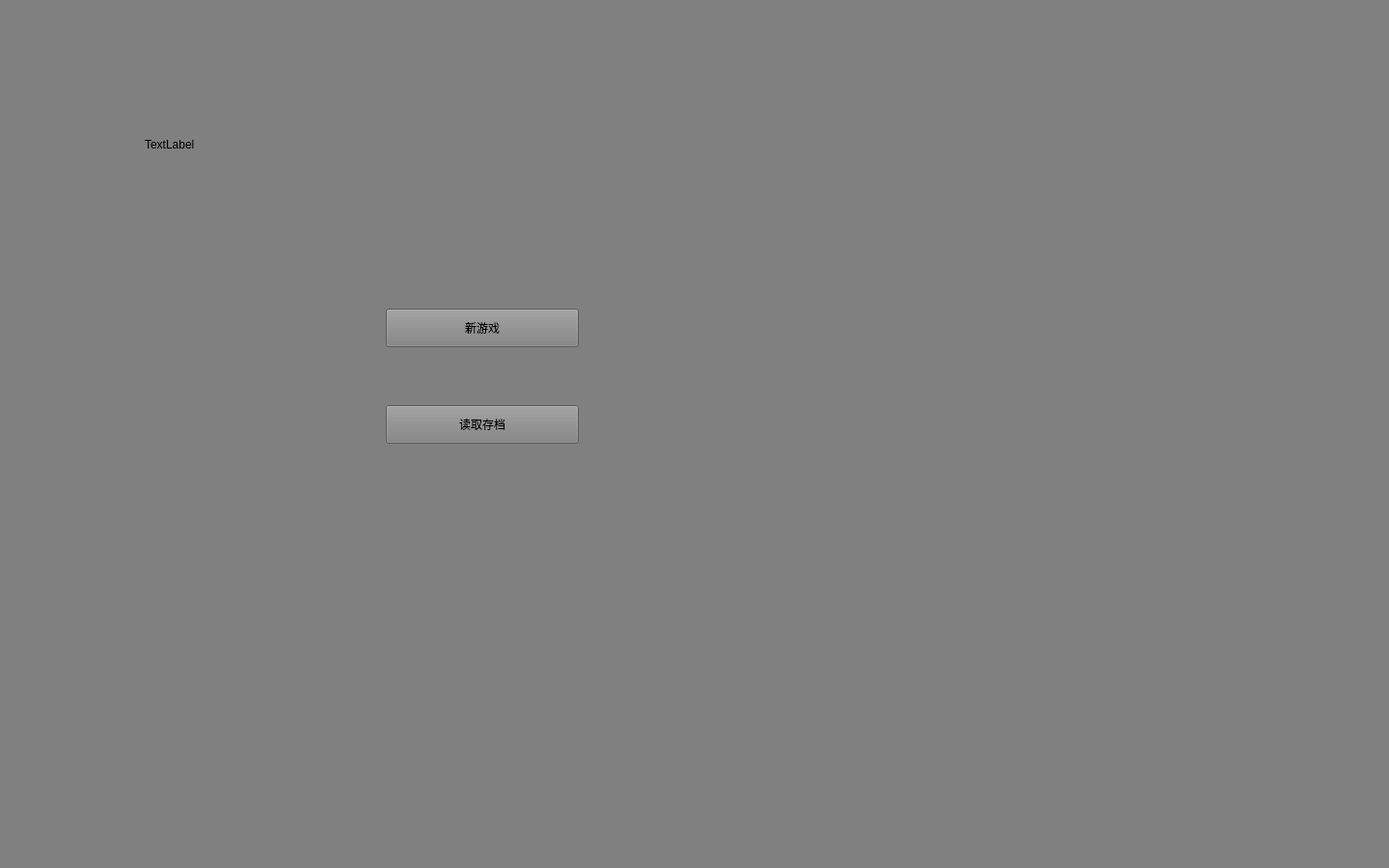
<?xml version="1.0" encoding="UTF-8"?>
<ui version="4.0">
 <class>StartWindow</class>
 <widget class="QMainWindow" name="StartWindow">
  <property name="geometry">
   <rect>
    <x>0</x>
    <y>0</y>
    <width>1440</width>
    <height>900</height>
   </rect>
  </property>
  <property name="sizePolicy">
   <sizepolicy hsizetype="Fixed" vsizetype="Fixed">
    <horstretch>0</horstretch>
    <verstretch>0</verstretch>
   </sizepolicy>
  </property>
  <property name="windowTitle">
   <string>StartWindow</string>
  </property>
  <property name="styleSheet">
   <string notr="true">background-color: gray;</string>
  </property>
  <widget class="QWidget" name="centralwidget">
   <widget class="QPushButton" name="newGame">
    <property name="geometry">
     <rect>
      <x>400</x>
      <y>320</y>
      <width>200</width>
      <height>40</height>
     </rect>
    </property>
    <property name="sizePolicy">
     <sizepolicy hsizetype="Fixed" vsizetype="Fixed">
      <horstretch>0</horstretch>
      <verstretch>0</verstretch>
     </sizepolicy>
    </property>
    <property name="text">
     <string>新游戏</string>
    </property>
   </widget>
   <widget class="QPushButton" name="loadGame">
    <property name="geometry">
     <rect>
      <x>400</x>
      <y>420</y>
      <width>200</width>
      <height>40</height>
     </rect>
    </property>
    <property name="sizePolicy">
     <sizepolicy hsizetype="Fixed" vsizetype="Fixed">
      <horstretch>0</horstretch>
      <verstretch>0</verstretch>
     </sizepolicy>
    </property>
    <property name="styleSheet">
     <string notr="true"/>
    </property>
    <property name="text">
     <string>读取存档</string>
    </property>
   </widget>
   <widget class="QLabel" name="logo">
    <property name="geometry">
     <rect>
      <x>150</x>
      <y>60</y>
      <width>700</width>
      <height>180</height>
     </rect>
    </property>
    <property name="sizePolicy">
     <sizepolicy hsizetype="Fixed" vsizetype="Fixed">
      <horstretch>0</horstretch>
      <verstretch>0</verstretch>
     </sizepolicy>
    </property>
    <property name="text">
     <string>TextLabel</string>
    </property>
   </widget>
  </widget>
  <widget class="QMenuBar" name="menubar">
   <property name="geometry">
    <rect>
     <x>0</x>
     <y>0</y>
     <width>1440</width>
     <height>17</height>
    </rect>
   </property>
  </widget>
  <widget class="QStatusBar" name="statusbar"/>
 </widget>
 <resources/>
 <connections/>
</ui>
